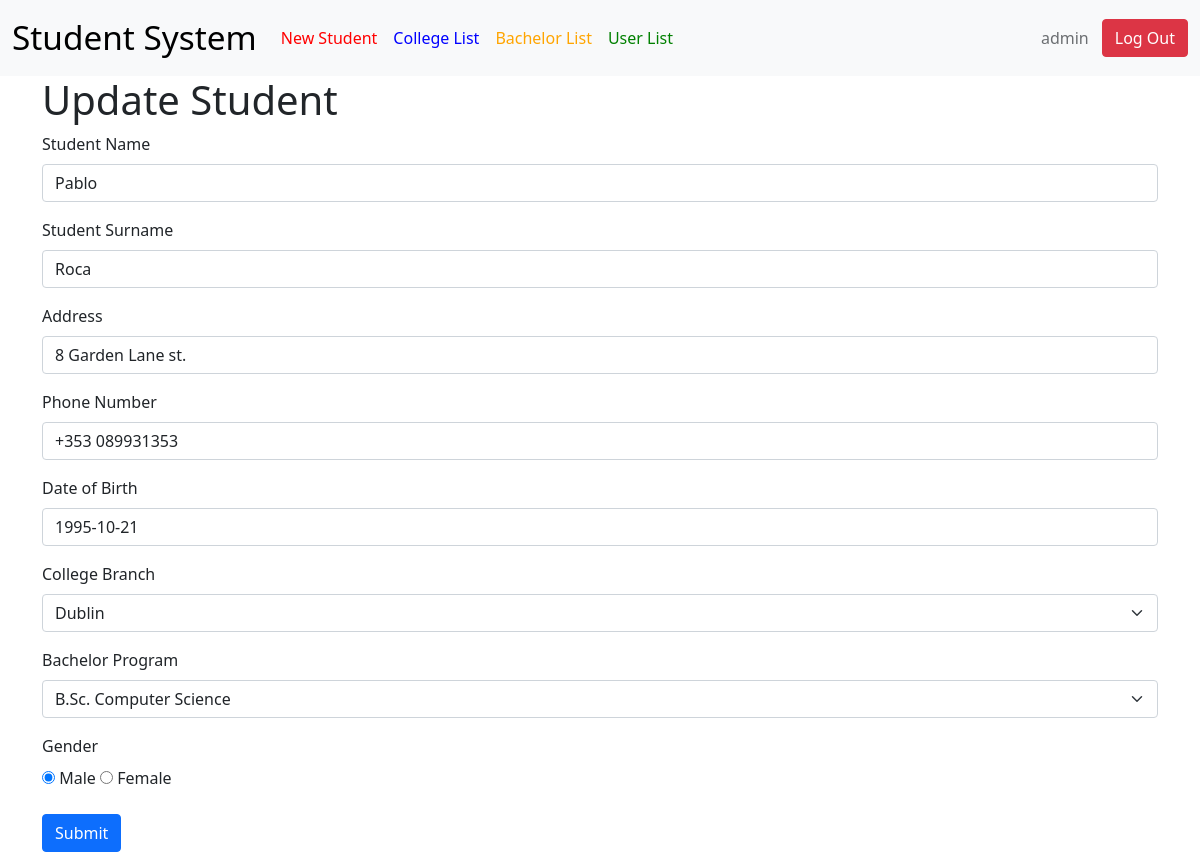
Page /UpdateStudent.php?id=100 (signed in) on the committed database.
### tables this page shows
CREATE TABLE `student` (
  `id` int(11) NOT NULL,
  `name` varchar(256) NOT NULL,
  `surname` varchar(256) NOT NULL,
  `address` varchar(256) NOT NULL,
  `phoneNumber` varchar(256) NOT NULL,
  `dob` date NOT NULL,
  `collegeId` int(10) NOT NULL,
  `bachelorId` int(10) NOT NULL,
  `gender` varchar(256) NOT NULL
);

### UpdateStudent.php (the view, shortened to what this page needs)
<?php
include 'library/DBConnection.php';
$sql = "SELECT a.id, a.name, a.surname, a.address, a.phoneNumber, a.dob, a.collegeId, b.nameC, a.bachelorId, c.nameB, a.gender FROM (student a LEFT JOIN collegebrach b ON a.collegeid = b.id) LEFT JOIN bachelorprogram c ON a.bachelorid = c.id WHERE a.id=".$_GET['id'];
$result = $conn->query($sql);
$row=$result->fetch_assoc();
$bachName = $row['nameB'];
$collName = $row['nameC'];
$gender = $row['gender'];
?>
<!DOCTYPE html>
<html>
<head>
    <link href="https://cdn.jsdelivr.net/npm/bootstrap@5.0.0-beta1/dist/css/bootstrap.min.css" rel="stylesheet">
</head>
<body>
    <?php include 'NavBar.php' ?>
    <div class="container">
        <h1>Update Student</h1>
        <form action="EditStudent.php" method="POST">
            <div class="mb-3">
                <label for="name" class="form-label">Student Name</label>
                <input type="text" class="form-control" id="name" name="name" aria-describedby="nameHelp" value="<?= $row['name'] ?>">
            </div>
            <div class="mb-3">
                <label for="surname" class="form-label">Student Surname</label>
                <input type="text" class="form-control" id="surname" name="surname" aria-describedby="surnameHelp" value="<?= $row['surname']?>">
            </div>
            <div class="mb-3">
                <label for="address" class="form-label">Address</label>
                <input type="text" class="form-control" id="address" name="address" aria-describedby="addressHelp" value="<?= $row['address'] ?>">
            </div>
            <div class="mb-3">
                <label for="phoneNumber" class="form-label">Phone Number</label>
                <input type="text" class="form-control" id="phoneNumber" name="phoneNumber" aria-describedby="phoneNumberHelp" value="<?= $row['phoneNumber'] ?>">
            </div>
            <div class="mb-3">
                <label for="dob" class="form-label">Date of Birth</label>
                <input type="text" class="form-control" id="dob" name="dob" aria-describedby="dobHelp" value="<?= $row['dob'] ?>">
            </div>
            <div class="mb-3">
                <label for="collegeId" class="form-label">College Branch</label>
                <select class="form-select" aria-label="collegeId" name="collegeId" id="collegeId">
                    <?php
                        $sql = "SELECT id, nameC FROM collegebrach";
                        $result = $conn->query($sql);
                        while($row=$result->fetch_assoc()){
                            if($collName == $row['nameC'])
                            {
                            echo "<option selected='selected' value='".$row['id']."'>".$row['nameC']."</option>";
                            }
                            else
                            {
                            echo "<option value='".$row['id']."'>".$row['nameC']."</option>";
                            }
                        }
                    ?>
                </select>
           </div>
            <div class="mb-3">
                <label for="bachelorId" class="form-label">Bachelor Program</label>
                <select class="form-select" aria-label="bachelorId" name="bachelorId" id="bachelorId">
                    <?php
                        $sql = "SELECT id, nameB FROM bachelorprogram";
                        $result = $conn->query($sql);
                        while($row=$result->fetch_assoc()){
                            if($bachName == $row['nameB'])
                            {
                            echo "<option selected='selected' value='".$row['id']."'>".$row['nameB']."</option>";
                            }
                            else
                            {
                            echo "<option value='".$row['id']."'>".$row['nameB']."</option>";
                            }
                        }
                    ?>
                </select>
           </div>
            <label class="form-label"> Gender </label>
            <br>
            <input type="radio" name="gender" value="Male" <?php echo ($gender == 'Male') ?  "checked" : "" ;  ?>/> Male
            <input type="radio" name="gender" value="Female" <?php echo ($gender == 'Female') ?  "checked" : "" ;  ?> /> Female
            <br><br>
            <button type="submit" class="btn btn-primary">Submit</button>
        </form>
    </div>
</body>
</html>

### rows in the picture
student: name "Pablo", surname "Roca", address "8 Garden Lane st.", phoneNumber "+353 089931353", dob "1995-10-21", gender "☑"

### other values in the picture
$_SESSION['username'] "admin"
form field collegeId "Dublin"
form field bachelorId "B.Sc. Computer Science"
